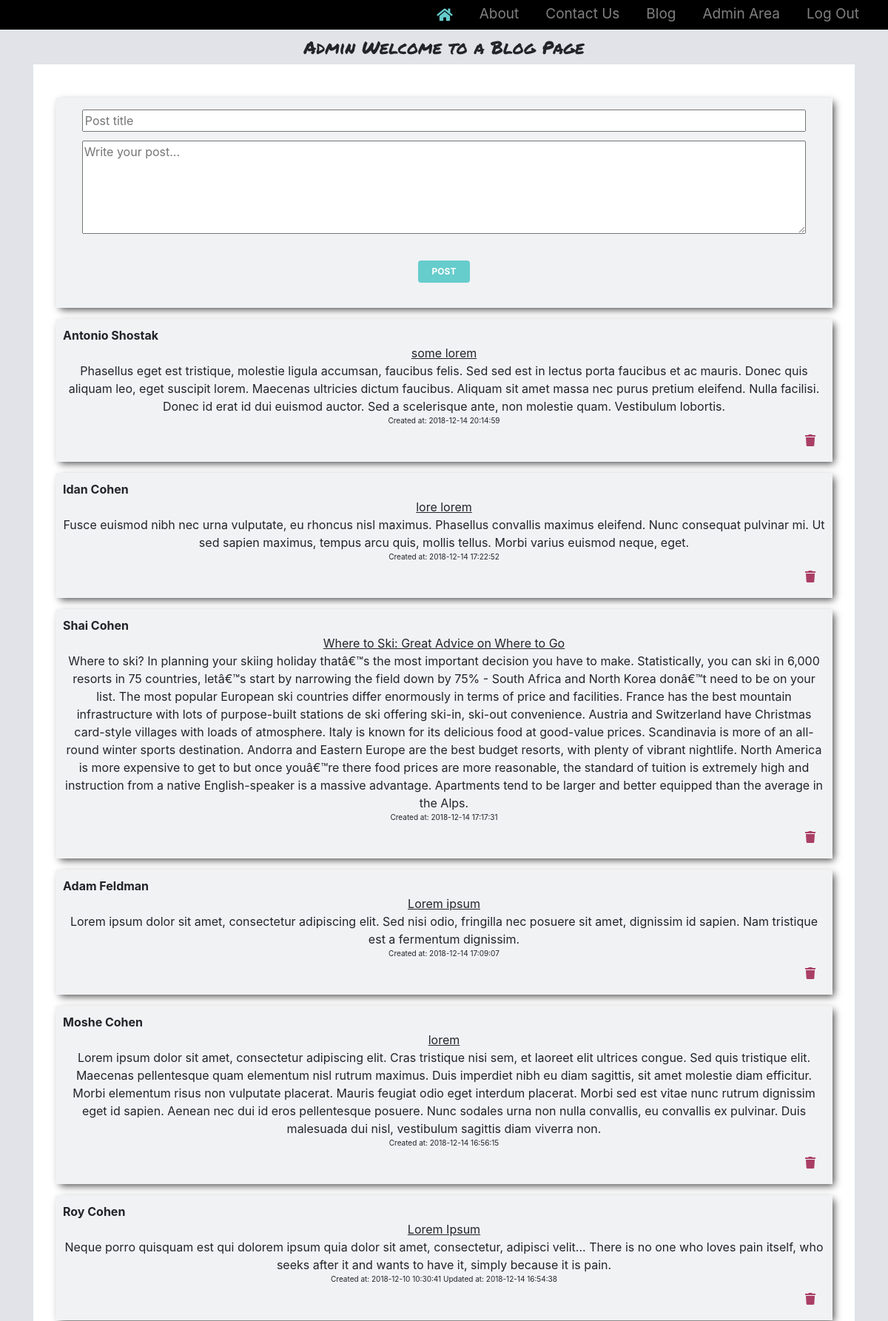
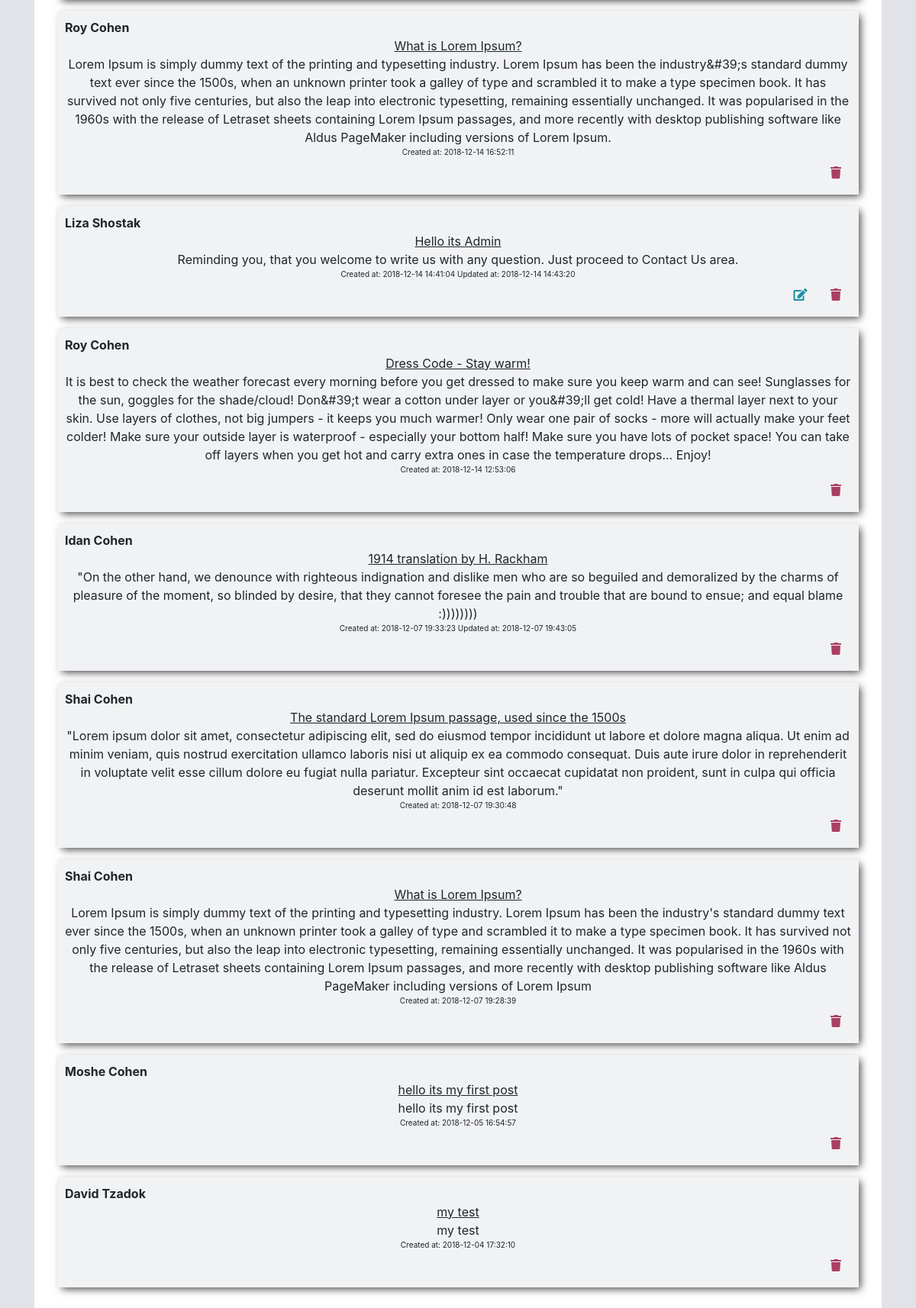
/blog.php (signed in), run on the app's committed database (2 pictures, top to bottom).
### tables this page shows
CREATE TABLE `posts` (
  `id` int(11) NOT NULL,
  `uid` int(11) NOT NULL,
  `title` varchar(500) NOT NULL,
  `article` text NOT NULL,
  `created_at` datetime NOT NULL DEFAULT CURRENT_TIMESTAMP,
  `updated_at` datetime NOT NULL DEFAULT CURRENT_TIMESTAMP
);

CREATE TABLE `users` (
  `id` int(11) NOT NULL,
  `first_name` varchar(255) NOT NULL,
  `last_name` varchar(255) NOT NULL,
  `email` varchar(255) NOT NULL,
  `password` varchar(255) NOT NULL,
  `role` int(11) NOT NULL,
  `status` int(11) NOT NULL
);

### blog.php (the view, shortened to what this page needs)
<?php
$title = "";
$txt_area = "";
$user = "";
if (confirm_user()) {
    $user = $_SESSION['uname'];
    $user = ucfirst($user);
} else {
    header("location: index.php");
}
if ($link = db_connect()) {
    $sql = "SELECT posts.*,users.first_name ,users.last_name FROM posts JOIN users on posts.uid = users.id ORDER BY updated_at DESC";
    $result = mysqli_query($link, $sql);
    if ($result && mysqli_num_rows($result) > 0) {
        while ($row = mysqli_fetch_assoc($result)) {
            $data[] = $row;
        }
    }
}
?>
<?php
require_once 'tamplate/header.php';
?>
<div class="sign-up">
    <div class="container">
        <h4 style="font-family: 'Permanent Marker', cursive;"><?= $user ?> Welcome to a Blog Page </h4>
        <div class="blog-page">
            <div class="row">
                <div class="col-md-12 blog-page">
                    <div class="blog-page-item">
                        <form  action="" method="post">
                            <div class="md-form">
                                <input style="width:95%" class="form-input" type="text" name="title" placeholder="Post title" value="<?php echo $title; ?>">
                            </div>
                            <div class="md-form">
                                <textarea  class="form-input" style="width:95%" rows="5" name="txt_area" placeholder="Write your post..." value="" ><?php echo $txt_area; ?></textarea>
                            </div>
                            <div class="text-center mt-4">
                                <input  class="btn btn-primary my-btn" id="submit" type="submit" name="submit" value="POST">
                            </div>
                        </form>
                        <br>
                    </div>
                    <?php if (isset($data)) : ?>
                        <?php foreach ($data as $post): ?>
                            <div class="blog-page-item" >
                                <div align="left" style="font-weight:bold">
                                    <?= htmlspecialchars(ucwords($post['first_name'] . " " . $post['last_name'])); ?>
                                </div>
                                <div id="current_post_<?= $post['id'] ?>" style=" display: block;">
                                    <div style=" text-decoration: underline;">
                                        <?= htmlspecialchars($post['title']) ?>
                                    </div>
                                    <div>
                                        <?= htmlspecialchars($post['article']) ?>
                                    </div>
                                    <div style="font-size:10px; ">
                                        <span> Created at:  <?= $post['created_at']; ?></span>
                                        <?php if ($post['created_at'] !== $post['updated_at']) : ?>
                                            <span>   Updated at:  <?= $post['updated_at'] ?></span>
                                        <?php endif; ?>
                                    </div>
                                    <?php if ($post['uid'] == $_SESSION['user_id']): ?>
                                        <div align="right">
                                            <a class="btn" id="<?= $post['id'] ?>" onclick="edit_post(this.id)">
                                                <span style="color: #1d8fa5; font-size: 1em;">
                                                    <i class="fas fa-edit"></i></span></a>
                                            <a class="btn" id="<?= $post['id'] ?>" onclick="delete_post(this.id)">
                                                <span style="color: #aa3f64; font-size: 1em;">
                                                    <i class="fas fa-trash"></i></span></a>
                                        </div>
                                    <?php elseif ($_SESSION['uname'] == "admin"): ?>
                                        <div align="right">
                                            <a class="btn" id="<?= $post['id'] ?>" onclick="delete_post(this.id)">
                                                <span style="color: #aa3f64; font-size: 1em;">
                                                    <i class="fas fa-trash"></i></span></a>
                                        </div>
                                    <?php endif; ?>
                                </div>
                            </div>
                        <?php endforeach; ?>
                    <?php endif; ?>
                </div>
            </div>
        </div>
    </div>
</div>
<?php require_once 'tamplate/footer.php'; ?>

### style/style.css (style rules this page uses)
html,body { height: 100%; }
.container { display: flex; flex-direction: column; justify-content: center; height: 100%; padding-top: 50px; }
.sign-up { text-align: center; background-color:#e1e3e8; min-height: 100%; }
.form-input { margin: 6px; }
.blog-page { background-color: white; width: 100%; height:100%; text-align: center; padding: 15px; }
.blog-page-item { background-color:#e1e3e878; padding: 10px; margin: 15px 15px 15px 15px; box-shadow: 4px 4px 10px -2px rgba(0,0,0,0.75); }
.my-btn { background-color:#66CCCC; font-weight: bold; width:70px; font-size: 12px; text-align: center; border:none; color: white; }

### data on the page
posts: uid.last_name "Antonio Shostak", title "some lorem", article "Phasellus eget est tristique, molestie ligula accumsan, faucibus felis. Sed sed est in lectus porta faucibus et ac mauris. Donec quis aliquam leo, eget suscipit lorem. Maecenas ultricies dictum faucibus. Aliquam sit amet massa nec purus pretium eleifend. Nulla facilisi. Donec id erat id dui euismod auctor. Sed a scelerisque ante, non molestie quam. Vestibulum lobortis.", created_at "2018-12-14 20:14:59"
posts: uid.last_name "Idan Cohen", title "lore lorem", article "Fusce euismod nibh nec urna vulputate, eu rhoncus nisl maximus. Phasellus convallis maximus eleifend. Nunc consequat pulvinar mi. Ut sed sapien maximus, tempus arcu quis, mollis tellus. Morbi varius euismod neque, eget.", created_at "2018-12-14 17:22:52"
posts: uid.last_name "Shai Cohen", title "Where to Ski: Great Advice on Where to Go", article "Where to ski? In planning your skiing holiday thatâ€™s the most important decision you have to make. Statistically, you can ski in 6,000 resorts in 75 countries, letâ€™s start by narrowing the field down by 75% - South Africa and North Korea donâ€™t need to be on your list. The most popular European ski countries differ enormously in terms of price and facilities. France has the best mountain infrastructure with lots of purpose-built stations de ski offering ski-in, ski-out convenience. Austria and Switzerland have Christmas card-style villages with loads of atmosphere. Italy is known for its delicious food at good-value prices. Scandinavia is more of an all-round winter sports destination.…", created_at "2018-12-14 17:17:31"
posts: uid.last_name "Adam Feldman", title "Lorem ipsum", article "Lorem ipsum dolor sit amet, consectetur adipiscing elit. Sed nisi odio, fringilla nec posuere sit amet, dignissim id sapien. Nam tristique est a fermentum dignissim.", created_at "2018-12-14 17:09:07"
posts: uid.last_name "Moshe Cohen", title "lorem", article "Lorem ipsum dolor sit amet, consectetur adipiscing elit. Cras tristique nisi sem, et laoreet elit ultrices congue. Sed quis tristique elit. Maecenas pellentesque quam elementum nisl rutrum maximus. Duis imperdiet nibh eu diam sagittis, sit amet molestie diam efficitur. Morbi elementum risus non vulputate placerat. Mauris feugiat odio eget interdum placerat. Morbi sed est vitae nunc rutrum dignissim eget id sapien. Aenean nec dui id eros pellentesque posuere. Nunc sodales urna non nulla convallis, eu convallis ex pulvinar. Duis malesuada dui nisl, vestibulum sagittis diam viverra non.", created_at "2018-12-14 16:56:15"
posts: uid.last_name "Roy Cohen", title "Lorem Ipsum", article "Neque porro quisquam est qui dolorem ipsum quia dolor sit amet, consectetur, adipisci velit... There is no one who loves pain itself, who seeks after it and wants to have it, simply because it is pain.", created_at "2018-12-10 10:30:41", updated_at "2018-12-14 16:54:38"
posts: uid.last_name "Roy Cohen", title "What is Lorem Ipsum?", article "Lorem Ipsum is simply dummy text of the printing and typesetting industry. Lorem Ipsum has been the industry&#39;s standard dummy text ever since the 1500s, when an unknown printer took a galley of type and scrambled it to make a type specimen book. It has survived not only five centuries, but also the leap into electronic typesetting, remaining essentially unchanged. It was popularised in the 1960s with the release of Letraset sheets containing Lorem Ipsum passages, and more recently with desktop publishing software like Aldus PageMaker including versions of Lorem Ipsum.", created_at "2018-12-14 16:52:11"
posts: uid.last_name "Liza Shostak", title "Hello its Admin", article "Reminding you, that you welcome to write us with any question. Just proceed to Contact Us area.", created_at "2018-12-14 14:41:04", updated_at "2018-12-14 14:43:20"
posts: uid.last_name "Roy Cohen", title "Dress Code - Stay warm!", article "It is best to check the weather forecast every morning before you get dressed to make sure you keep warm and can see! Sunglasses for the sun, goggles for the shade/cloud! Don&#39;t wear a cotton under layer or you&#39;ll get cold! Have a thermal layer next to your skin. Use layers of clothes, not big jumpers - it keeps you much warmer! Only wear one pair of socks - more will actually make your feet colder! Make sure your outside layer is waterproof - especially your bottom half! Make sure you have lots of pocket space! You can take off layers when you get hot and carry extra ones in case the temperature drops... Enjoy!", created_at "2018-12-14 12:53:06"
posts: uid.last_name "Idan Cohen", title "1914 translation by H. Rackham", article "\"On the other hand, we denounce with righteous indignation and dislike men who are so beguiled and demoralized by the charms of pleasure of the moment, so blinded by desire, that they cannot foresee the pain and trouble that are bound to ensue; and equal blame :))))))))", created_at "2018-12-07 19:33:23", updated_at "2018-12-07 19:43:05"
posts: uid.last_name "Shai Cohen", title "The standard Lorem Ipsum passage, used since the 1500s", article "\"Lorem ipsum dolor sit amet, consectetur adipiscing elit, sed do eiusmod tempor incididunt ut labore et dolore magna aliqua. Ut enim ad minim veniam, quis nostrud exercitation ullamco laboris nisi ut aliquip ex ea commodo consequat. Duis aute irure dolor in reprehenderit in voluptate velit esse cillum dolore eu fugiat nulla pariatur. Excepteur sint occaecat cupidatat non proident, sunt in culpa qui officia deserunt mollit anim id est laborum.\"", created_at "2018-12-07 19:30:48"
posts: uid.last_name "Shai Cohen", title "What is Lorem Ipsum?", article "Lorem Ipsum is simply dummy text of the printing and typesetting industry. Lorem Ipsum has been the industry's standard dummy text ever since the 1500s, when an unknown printer took a galley of type and scrambled it to make a type specimen book. It has survived not only five centuries, but also the leap into electronic typesetting, remaining essentially unchanged. It was popularised in the 1960s with the release of Letraset sheets containing Lorem Ipsum passages, and more recently with desktop publishing software like Aldus PageMaker including versions of Lorem Ipsum", created_at "2018-12-07 19:28:39"
posts: uid.last_name "Moshe Cohen", title "hello its my first post", article "hello its my first post", created_at "2018-12-05 16:54:57"
posts: uid.last_name "David Tzadok", title "my test", article "my test", created_at "2018-12-04 17:32:10"

### other printed values
$user "Admin"
